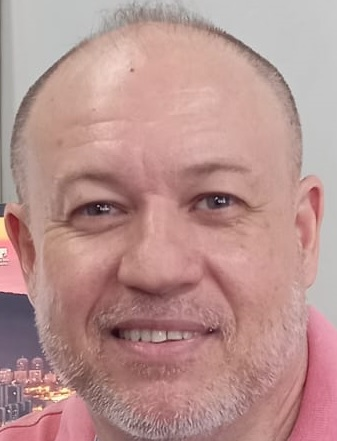
#> input picture fontesImagens/Alexandro_001.jpeg, 337 x 441 px, given in place of the camera
$ python VisaoComputacional_OpenCV_Exemplo_192.py
#> lines starting #> are read from the running program, lines starting #| are printed output that depends on the picture; after the words box and inside, x2 and y2 are one past the last pixel; in counts of white or black regions, pixels touching at a corner belong together
import cv2
import numpy as np

def nothing(x):
    pass

# Open the camera
cap = cv2.VideoCapture(0)

# Create a window
cv2.namedWindow('image')

# create trackbars for color change
cv2.createTrackbar('lowH','image',0,179,nothing)
#> slider 'lowH' is set to 35
cv2.createTrackbar('highH','image',179,179,nothing)

cv2.createTrackbar('lowS','image',0,255,nothing)
#> slider 'lowS' is set to 51
cv2.createTrackbar('highS','image',255,255,nothing)

cv2.createTrackbar('lowV','image',0,255,nothing)
#> slider 'lowV' is set to 51
cv2.createTrackbar('highV','image',255,255,nothing)

while(True):
    ret, frame = cap.read()
#> frame is the input picture: shape (441, 337, 3); mean B, G, R 143.4, 146.7, 184.7

    # get current positions of the trackbars
    ilowH = cv2.getTrackbarPos('lowH', 'image')
    ihighH = cv2.getTrackbarPos('highH', 'image')
    ilowS = cv2.getTrackbarPos('lowS', 'image')
    ihighS = cv2.getTrackbarPos('highS', 'image')
    ilowV = cv2.getTrackbarPos('lowV', 'image')
    ihighV = cv2.getTrackbarPos('highV', 'image')

    # convert color to hsv because it is easy to track colors in this color model
    hsv = cv2.cvtColor(frame, cv2.COLOR_BGR2HSV)
#> hsv: shape (441, 337, 3); mean H, S, V 33.5, 60.3, 184.9
    lower_hsv = np.array([ilowH, ilowS, ilowV])
    higher_hsv = np.array([ihighH, ihighS, ihighV])
    # Apply the cv2.inrange method to create a mask
    mask = cv2.inRange(hsv, lower_hsv, higher_hsv)
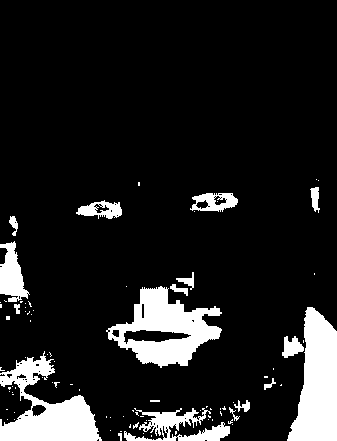
#> mask: shape (441, 337); 12.3% white; 88 white regions (70 under 20 px), largest, box (x1, y1, x2, y2) and area: (106, 286, 222, 368) 4585, (287, 307, 337, 441) 4532, (0, 351, 102, 441) 4209
    # Apply the mask on the image to extract the original color
    frame = cv2.bitwise_and(frame, frame, mask=mask)
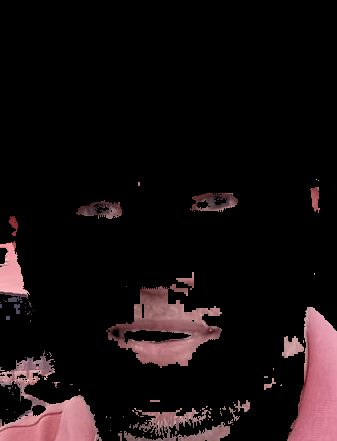
#> frame: shape (441, 337, 3); mean B, G, R 15.2, 14.2, 21.7
    cv2.imshow('image', frame)
    # Press q to exit
    if cv2.waitKey(1) & 0xFF == ord('q'):
#> (key q is pressed here)
        break

cap.release()
cv2.destroyAllWindows()
